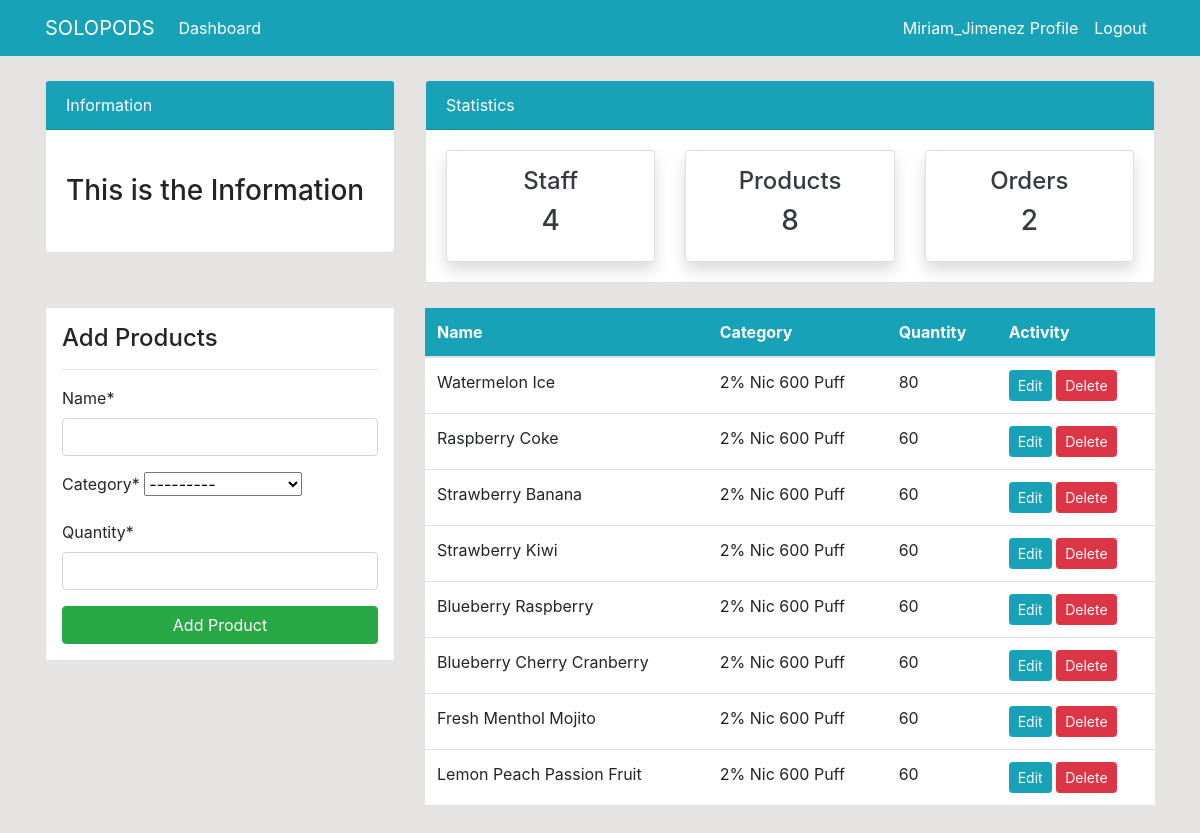
/product/ (signed in), run on the app's committed database.
### dashboard/models.py (models this page shows, shortened)
class Product(models.Model):
    name = models.CharField(max_length=100, null=True)
    category = models.CharField(max_length=20, choices=CATEGORY, null=True)
    quantity = models.PositiveIntegerField(null=True)
    class Meta:
        verbose_name_plural = 'Product'

### dashboard/views.py (the view)
# urls.py: path('product/', views.product, name='dashboard-product'),
@login_required
def product(request):
    items = Product.objects.all() # Using ORM
    product_count = items.count()
    workers_count = User.objects.all().count()
    orders_count = Order.objects.all().count()
    if request.method == 'POST':
        form = ProductForm(request.POST)
        if form.is_valid():
            form.save()
            product_name = form.cleaned_data.get('name')
            messages.success(request, f'{product_name} has been added')
            return redirect('dashboard-product')
    else:
        form = ProductForm()
    context = {
        'items': items,
        'form': form,
        'workers_count': workers_count,
        'orders_count': orders_count,
        'product_count': product_count,
    }
    return render(request, 'dashboard/product.html', context)

### dashboard/forms.py
class ProductForm(forms.ModelForm):
    class Meta:
        model = Product
        fields = ['name', 'category', 'quantity']

### templates/dashboard/product.html (shortened to what this page needs)
{% extends 'partials/base.html' %}
{% load crispy_forms_tags %}
{% block content %}
{% include 'partials/topnav.html' %}
    <div class="container">
        <div class="row my-4">
            <div class="col-md-4">
                <div class="border bg-white p-3">
                    <h4>Add Products</h4>
                    <hr>
                    <form method="POST">
                        {{ form|crispy }}
                        <input class="btn btn-success btn-block" type="submit" value="Add Product">
                    </form>
                </div>
            </div>
            <div class="col-md-8">
                <table class="table bg-white">
                    <thead class="bg-info">
                        <tr class="text-white">
                            <th scope="col">Name</th>
                            <th scope="col">Category</th>
                            <th scope="col">Quantity</th>
                            <th scope="col">Activity</th>
                        </tr>
                    </thead>
                    <tbody>
                        {% for item in items %}
                        <tr>
                            <td>{{ item.name }}</td>
                            <td>{{ item.category }}</td>
                            <td>{{ item.quantity }}</td>
                            <td>
                                <a class="btn btn-info btn-sm" href="{% url 'dashboard-product-update' item.id %}">Edit</a>
                                <a class="btn btn-danger btn-sm" href="{% url 'dashboard-product-delete' item.id %}">Delete</a>
                            </td>
                        </tr>
                        {% endfor %}
                    </tbody>
                </table>
            </div>
        </div>
    </div>
{% endblock %}

### templates/partials/nav.html (shortened to what this page needs)
    <nav class="navbar navbar-expand-lg navbar-info bg-info">
        {% if user.is_authenticated %}
        <div class="container">
            <a class="navbar-brand text-white" href="{% url 'dashboard-index' %}">SOLOPODS</a>
            <div class="collapse navbar-collapse" id="navbarSupportedContent">
                <ul class="navbar-nav mr-auto">
                    <li class="nav-item active">
                        <a class="nav-link text-white" href="{% url 'dashboard-index' %}">Dashboard </a>
                    </li>
                </ul>
                <ul class="navbar-nav ml-auto">
                    <li class="nav-item active">
                        <a class="nav-link text-white" href="{% url 'user-profile' %}">{{ user.username }} Profile</a>
                    </li>
                    <li class="nav-item">
                        <a class="nav-link text-white" href="{% url 'user-logout' %}">Logout</a>
                    </li>
                </ul>
                {% endif %}
            </div>
        </div>
    </nav>

### static/style.css (style rules this page uses)
body { background: rgb(230, 227, 227); }

### data on the page
Product: name "Watermelon Ice", category "2% Nic 600 Puff", quantity "80"
Product: name "Raspberry Coke", category "2% Nic 600 Puff", quantity "60"
Product: name "Strawberry Banana", category "2% Nic 600 Puff", quantity "60"
Product: name "Strawberry Kiwi", category "2% Nic 600 Puff", quantity "60"
Product: name "Blueberry Raspberry", category "2% Nic 600 Puff", quantity "60"
Product: name "Blueberry Cherry Cranberry", category "2% Nic 600 Puff", quantity "60"
Product: name "Fresh Menthol Mojito", category "2% Nic 600 Puff", quantity "60"
Product: name "Lemon Peach Passion Fruit", category "2% Nic 600 Puff", quantity "60"

### other printed values
{{ user.username }} "Miriam_Jimenez"
{{ workers_count }} "4"
{{ product_count }} "8"
{{ orders_count }} "2"
